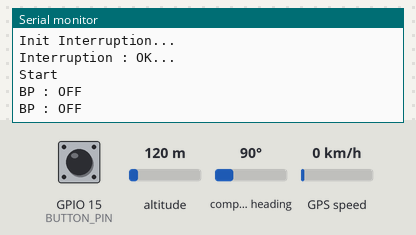
The sketch below on a simulated ESP32. On the bench: the last lines printed to the serial monitor. The test bench sets the inputs (shaded band); at power-on: GPIO 15 (BUTTON_PIN) HIGH, altitude 120 m, GPS speed 0 km/h, compass heading 90°. Storage starts empty; the GPS gets a fix after 3 s at 37.7749, -122.4194 with 8 satellites.

Above: at 1.2 s.
1.3 s: GPIO 15 (BUTTON_PIN) pulled LOW for 0.15 s
At 2.32 s:
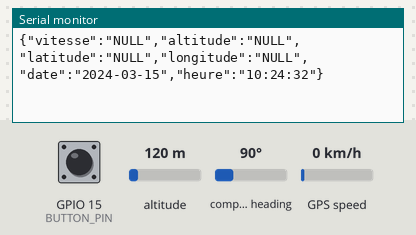
3.6 s: altitude set to 20 m
At 4.28 s:
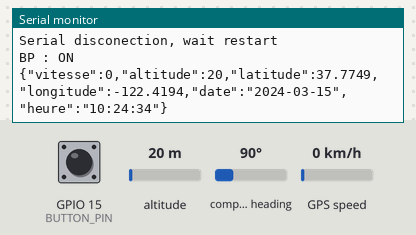
6.6 s: GPS speed set to 118 km/h
At 8.44 s:
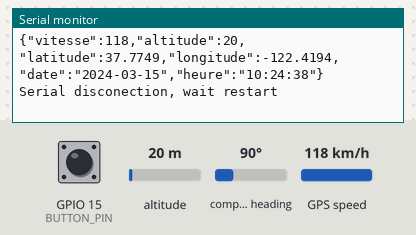
9.6 s: GPIO 15 (BUTTON_PIN) pulled LOW for 1 s
At 10.3 s:
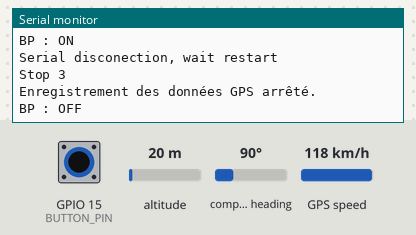
12.1 s: GPIO 15 (BUTTON_PIN) pulled LOW for 0.15 s
At 12.9 s:
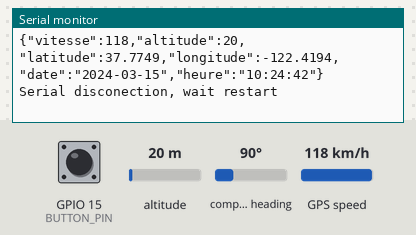
15.2 s: altitude set to 250 m
At 15.87 s:
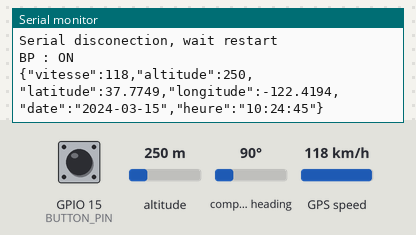
Timing chart, 0 to 18.2 s (numbered marks = the images above; inputs shaded):
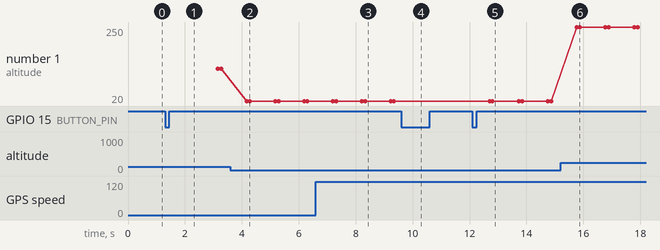

The sketch:

SD_Datalogger_V1.ino
```cpp
/********************************************************************
Patch Note :


Actuellement une trop grande quantité de donnée est sauvegardé

Il faut réduire la quantité de donnée a la seconde ou a 2 secondes

Egalemement il n'y a pas de led RGB permettant d'indiquer l'état
du système (Mode bluetooth, récption de donnée...)


********************************************************************/


#include <ArduinoJson.h>
#include <TinyGPS++.h>
#include <HardwareSerial.h>
#include <FS.h>
#include <SD.h>
#include <SPI.h>

#define GPS_RX_PIN 16
#define GPS_TX_PIN 17
#define BUTTON_PIN 15  // Pin du bouton poussoir


HardwareSerial gpsSerial(2);
TinyGPSPlus gps;
DynamicJsonDocument jsonDoc(512);

File dataFile;  // Déclaration de la variable dataFile

bool isRecording = false;
int fileNumber = 0;

void setup() {
  Serial.begin(9600);
  while (!Serial) {
    ;
  }
  Serial.println("Moniteur Série : OK");

  Serial.println("Init SD...");
  if (!SD.begin()) {
    Serial.println("Card Mount Failed : Restart Program");
    while(true){
      delay(10);
    }
  }
  uint8_t cardType = SD.cardType();

  if (cardType == CARD_NONE) {
    Serial.println("No SD card attached");
    return;
  }

  Serial.print("SD Card Type: ");
  if (cardType == CARD_MMC) {
    Serial.println("MMC");
  } else if (cardType == CARD_SD) {
    Serial.println("SDSC");
  } else if (cardType == CARD_SDHC) {
    Serial.println("SDHC");
  } else {
    Serial.println("UNKNOWN");
  }

  listDir(SD, "/", 0);
  Serial.println("SD : OK");

  Serial.println("Init GPS...");
  gpsSerial.begin(9600, SERIAL_8N1, GPS_RX_PIN, GPS_TX_PIN);
  Serial.println("GPS : OK");

  Serial.println("Init Interruption...");
  pinMode(BUTTON_PIN, INPUT_PULLUP);
  attachInterrupt(digitalPinToInterrupt(BUTTON_PIN), buttonPressed, FALLING);
  Serial.println("Interruption : OK...");

  Serial.println("Start");
}

void loop() {
  if (isRecording) {
    startRecording();
  } else {
    Serial.println("BP : OFF");
    delay(1000);  // Attente d'une seconde avant de vérifier à nouveau
  }
}

void buttonPressed() {
  isRecording = !isRecording;  // Inverse l'état d'enregistrement
}

void createNewFile() {
  fileNumber++;
  String filename = "/gps_data_" + String(fileNumber) + ".json";
  Serial.print("File name : ");
  Serial.println(filename);
  dataFile = SD.open(filename, FILE_WRITE);
  if (!dataFile) {
    Serial.println("Erreur lors de la création du fichier !");

  }
}

void startRecording() {
  createNewFile();

  while (isRecording) {
    Serial.println("BP : ON");
    while (isRecording && gpsSerial.available() > 0) {

      if (gps.encode(gpsSerial.read())) {
        // Vérification de la validité de chaque donnée
        if (gps.speed.isValid()) {
          jsonDoc["vitesse"] = gps.speed.kmph();
        } else {
          jsonDoc["vitesse"] = "NULL";
        }

        if (gps.altitude.isValid()) {
          jsonDoc["altitude"] = gps.altitude.meters();
        } else {
          jsonDoc["altitude"] = "NULL";
        }

        if (gps.location.isValid()) {
          jsonDoc["latitude"] = gps.location.lat();
          jsonDoc["longitude"] = gps.location.lng();
        } else {
          jsonDoc["latitude"] = "NULL";
          jsonDoc["longitude"] = "NULL";
        }

        if (gps.date.isValid()) {
          char dateBuffer[20];  // Tampon pour stocker la date formatée
          snprintf(dateBuffer, sizeof(dateBuffer), "%04d-%02d-%02d", gps.date.year(), gps.date.month(), gps.date.day());
          jsonDoc["date"] = dateBuffer;
        } else {
          jsonDoc["date"] = "NULL";
        }

        if (gps.time.isValid()) {
          char timeBuffer[20];  // Tampon pour stocker l'heure formatée
          snprintf(timeBuffer, sizeof(timeBuffer), "%02d:%02d:%02d", gps.time.hour(), gps.time.minute(), gps.time.second());
          jsonDoc["heure"] = timeBuffer;
        } else {
          jsonDoc["heure"] = "NULL";
        }

        // Convertir le document JSON en chaîne JSON
        String jsonString;
        serializeJson(jsonDoc, jsonString);

        // Écrire la chaîne JSON dans le fichier
        if (dataFile) {
          dataFile.println(jsonString);
        } else {
          Serial.println("Erreur : Fichier non disponible !");
        }

        Serial.println(jsonString);
        Serial.println();
        //
      }
      //Serial.println("Stop 1");

    }
    Serial.println("Serial disconection, wait restart");

  }
  Serial.println("Stop 3");
  stopRecording();
}

void stopRecording() {
  Serial.println("Enregistrement des données GPS arrêté.");
  if (dataFile) {
    dataFile.close();
  }
}

void listDir(fs::FS &fs, const char *dirname, uint8_t levels) {
  Serial.printf("Listing directory: %s\n", dirname);

  File root = fs.open(dirname);
  if (!root) {
    Serial.println("Failed to open directory");
    return;
  }
  if (!root.isDirectory()) {
    Serial.println("Not a directory");
    return;
  }

  File file = root.openNextFile();
  while (file) {
    if (file.isDirectory()) {
      Serial.print("  DIR : ");
      Serial.println(file.name());
      if (levels) {
        listDir(fs, file.path(), levels - 1);
      }
    } else {
      Serial.print("  FILE: ");
      Serial.print(file.name());
      Serial.print("  SIZE: ");
      Serial.println(file.size());
    }
    file = root.openNextFile();
  }
}
```

Measured:
- after the input at 1.3 s, the serial monitor: prints a new line after 0.81 s (image 1)
- after the input at 3.6 s, the serial monitor: prints a new line after 0.57 s (image 2)
- after the input at 6.6 s, the serial monitor: prints a new line after 0.60 s (image 3)
- after the input at 9.6 s, the serial monitor: prints a new line at once (image 4)
- after the input at 12.1 s, the serial monitor: prints a new line after 0.59 s (image 5)
- after the input at 15.2 s, the serial monitor: prints a new line after 0.56 s (image 6)
- plotted number 1: 120 → 20 after the input at 3.6 s, 20 → 250 after the input at 15.2 s
